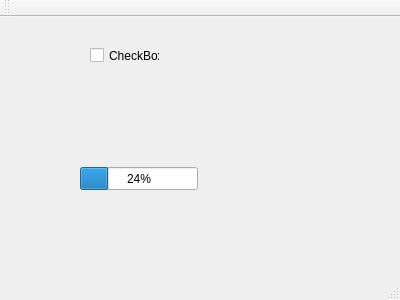
<?xml version="1.0" encoding="UTF-8"?>
<ui version="4.0">
 <class>MainWindow</class>
 <widget class="QMainWindow" name="MainWindow">
  <property name="geometry">
   <rect>
    <x>0</x>
    <y>0</y>
    <width>400</width>
    <height>300</height>
   </rect>
  </property>
  <property name="windowTitle">
   <string>MainWindow</string>
  </property>
  <widget class="QWidget" name="centralWidget">
   <widget class="QCheckBox" name="checkBox_LED1">
    <property name="geometry">
     <rect>
      <x>90</x>
      <y>30</y>
      <width>70</width>
      <height>17</height>
     </rect>
    </property>
    <property name="text">
     <string>CheckBox</string>
    </property>
   </widget>
   <widget class="QProgressBar" name="progressBar_principal">
    <property name="geometry">
     <rect>
      <x>80</x>
      <y>150</y>
      <width>118</width>
      <height>23</height>
     </rect>
    </property>
    <property name="value">
     <number>24</number>
    </property>
   </widget>
  </widget>
  <widget class="QMenuBar" name="menuBar">
   <property name="geometry">
    <rect>
     <x>0</x>
     <y>0</y>
     <width>400</width>
     <height>21</height>
    </rect>
   </property>
  </widget>
  <widget class="QToolBar" name="mainToolBar">
   <attribute name="toolBarArea">
    <enum>TopToolBarArea</enum>
   </attribute>
   <attribute name="toolBarBreak">
    <bool>false</bool>
   </attribute>
  </widget>
  <widget class="QStatusBar" name="statusBar"/>
 </widget>
 <layoutdefault spacing="6" margin="11"/>
 <resources/>
 <connections/>
</ui>
